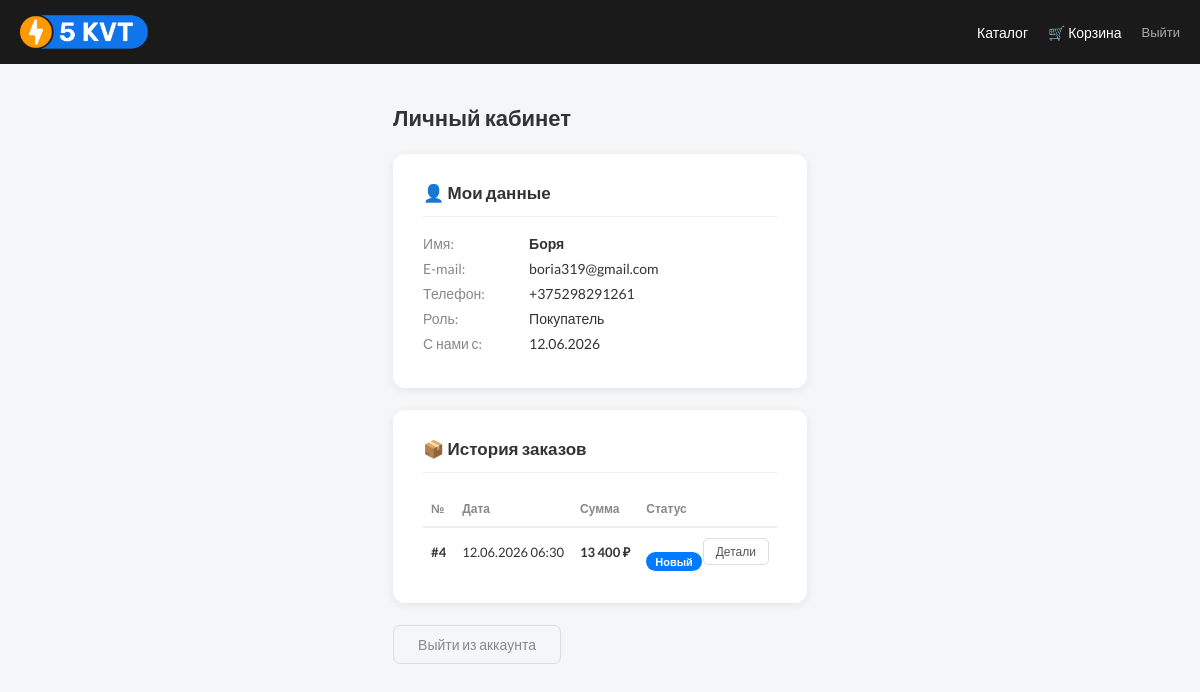
The page /5kvt-shop/profile.php (signed in) on the database its author committed.
### tables this page shows
CREATE TABLE `users` (
  `id` int UNSIGNED NOT NULL,
  `name` varchar(120) NOT NULL,
  `email` varchar(180) NOT NULL,
  `phone` varchar(30) DEFAULT NULL,
  `password` varchar(255) NOT NULL,
  `role` enum('user','admin') DEFAULT 'user',
  `created_at` timestamp NULL DEFAULT CURRENT_TIMESTAMP
);

CREATE TABLE `orders` (
  `id` int UNSIGNED NOT NULL,
  `user_id` int UNSIGNED DEFAULT NULL,
  `name` varchar(120) NOT NULL,
  `email` varchar(180) NOT NULL,
  `phone` varchar(30) NOT NULL,
  `address` varchar(255) NOT NULL,
  `comment` text,
  `total_amount` decimal(10,2) NOT NULL DEFAULT '0.00',
  `status` enum('new','processing','shipped','completed','cancelled') DEFAULT 'new',
  `created_at` timestamp NULL DEFAULT CURRENT_TIMESTAMP
);

### 5kvt-shop/models/UserModel.php (called while the page is built, shortened)
<?php
class UserModel {
    public static function getById(int $id): ?array {
        $db   = DB::getConnection();
        $stmt = $db->prepare("SELECT id, name, email, phone, role, created_at FROM users WHERE id = :id LIMIT 1");
        $stmt->execute([':id' => $id]);
        $row  = $stmt->fetch();
        return $row ?: null;
    }
}

### 5kvt-shop/models/OrderModel.php (called while the page is built, shortened)
<?php
class OrderModel {
    public static function getByUser(int $userId): array {
        $db   = DB::getConnection();
        $stmt = $db->prepare(
            "SELECT * FROM orders WHERE user_id = :uid ORDER BY created_at DESC"
        );
        $stmt->execute([':uid' => $userId]);
        return $stmt->fetchAll();
    }
}

### 5kvt-shop/profile.php (the view, shortened to what this page needs)
<?php
require_once 'models/UserModel.php';
require_once 'models/OrderModel.php';
$user   = UserModel::getById((int) $_SESSION['user_id']);
$orders = OrderModel::getByUser((int) $_SESSION['user_id']);
$statusLabels = [
    'new'        => ['label' => 'Новый',      'color' => '#007bff'],
    'processing' => ['label' => 'В работе',   'color' => '#fd7e14'],
    'shipped'    => ['label' => 'Отправлен',  'color' => '#6f42c1'],
    'completed'  => ['label' => 'Выполнен',   'color' => '#28a745'],
    'cancelled'  => ['label' => 'Отменён',    'color' => '#dc3545'],
];
?>
<!DOCTYPE html>
<html lang="ru">
<head>
  <link rel="stylesheet" href="style(1).css">
</head>
<body>
  <header style="background:#1a1a1a;padding:14px 0;">
    <div style="max-width:1200px;margin:0 auto;padding:0 20px;display:flex;align-items:center;justify-content:space-between;">
      <a href="index.php"><img src="images/5kvt-brand-logo.png" alt="5КВТ" style="height:36px;"></a>
      <nav style="display:flex;gap:20px;align-items:center;">
        <a href="index.php#catalog" style="color:#fff;text-decoration:none;font-size:14px;">Каталог</a>
        <a href="cart.php" style="color:#fff;text-decoration:none;font-size:14px;">
          🛒 Корзина
        </a>
        <a href="logout.php" style="color:#aaa;text-decoration:none;font-size:13px;">Выйти</a>
      </nav>
    </div>
  </header>
  <div class="profile-wrap">
    <h1 style="font-size:22px;font-weight:700;margin-bottom:22px;">Личный кабинет</h1>
    <div class="box">
      <h2>👤 Мои данные</h2>
      <div class="info-row"><span>Имя:</span>      <strong><?= htmlspecialchars($user['name']) ?></strong></div>
      <div class="info-row"><span>E-mail:</span>   <?= htmlspecialchars($user['email']) ?></div>
      <div class="info-row"><span>Телефон:</span>  <?= htmlspecialchars($user['phone'] ?? '—') ?></div>
      <div class="info-row"><span>Роль:</span>     <?= $user['role'] === 'admin' ? '🔑 Администратор' : 'Покупатель' ?></div>
      <div class="info-row"><span>С нами с:</span> <?= date('d.m.Y', strtotime($user['created_at'])) ?></div>
    </div>
    <div class="box">
      <h2>📦 История заказов</h2>
      <?php if (empty($orders)): ?>
        <p style="color:#aaa;font-size:14px;">У вас пока нет заказов.
          <a href="index.php#catalog" style="color:#ff9900;">Перейти в каталог →</a>
        </p>
      <?php else: ?>
        <table>
          <thead>
            <tr>
              <th>№</th>
              <th>Дата</th>
              <th>Сумма</th>
              <th>Статус</th>
              <th></th>
            </tr>
          </thead>
          <tbody>
            <?php foreach ($orders as $order): ?>
              <tr>
                <td><strong>#<?= $order['id'] ?></strong></td>
                <td><?= date('d.m.Y H:i', strtotime($order['created_at'])) ?></td>
                <td style="font-weight:700;"><?= number_format($order['total_amount'], 0, '.', ' ') ?> ₽</td>
                <td>
                  <?php $s = $statusLabels[$order['status']] ?? ['label'=>$order['status'],'color'=>'#888']; ?>
                  <span class="badge" style="background:<?= $s['color'] ?>;"><?= $s['label'] ?></span>
                </td>
                <td>
                  <button class="detail-btn" onclick="toggleDetail(<?= $order['id'] ?>)">Детали</button>
                </td>
              </tr>
            <?php endforeach; ?>
          </tbody>
        </table>
      <?php endif; ?>
    </div>
    <a href="logout.php"
       style="display:inline-block;padding:10px 24px;border:1px solid #ddd;color:#888;
              border-radius:7px;text-decoration:none;font-size:14px;">
      Выйти из аккаунта
    </a>
  </div>
</body>
</html>

### 5kvt-shop/style(1).css (style rules this page uses)
* { box-sizing: border-box; margin: 0; padding: 0; }
html, body { height: 100%; }
body { font-family: 'Lato', Arial, sans-serif; font-size: 14px; font-weight: 400; color: #333; background-color: #fff; display: flex; flex-direction: column; -webkit-font-smoothing: antialiased; -moz-osx-font-smoothing: grayscale; }
a { text-decoration: none; color: inherit; }
button, input { font-family: inherit; border: none; background: none; outline: none; }
img { display: block; max-width: 100%; height: auto; }
.badge { position: absolute; font-weight: 700; border-radius: 4px; z-index: 3; white-space: nowrap; color: #fff; }

### 5kvt-shop/profile.php (style rules this page uses)
body { background: #f4f6f8; font-family: 'Lato', sans-serif; }
.profile-wrap { max-width: 880px; margin: 40px auto; padding: 0 15px; }
.box { background: #fff; border-radius: 12px; box-shadow: 0 2px 10px rgba(0,0,0,.07); padding: 28px 30px; margin-bottom: 22px; }
.box h2 { font-size: 17px; font-weight: 700; margin: 0 0 18px; padding-bottom: 12px; border-bottom: 1px solid #f0f0f0; }
.info-row { display: flex; gap: 6px; font-size: 14px; margin-bottom: 8px; }
.info-row span:first-child { color: #888; width: 100px; flex-shrink: 0; }
table { width: 100%; border-collapse: collapse; }
th, td { padding: 10px 8px; text-align: left; font-size: 13px; }
th { color: #888; font-size: 12px; border-bottom: 2px solid #eee; font-weight: 600; }
.badge { display: inline-block; padding: 3px 9px; border-radius: 12px; font-size: 11px; font-weight: 700; color: #fff; }
.detail-btn { background: none; border: 1px solid #ddd; border-radius: 5px; padding: 5px 12px; font-size: 12px; cursor: pointer; color: #555; }

### rows shown on the page
users: name "Боря", email "boria319@gmail.com", phone "+375298291261", created_at "12.06.2026"
orders: id "4", created_at "12.06.2026 06:30", total_amount "13 400", status "Новый"
